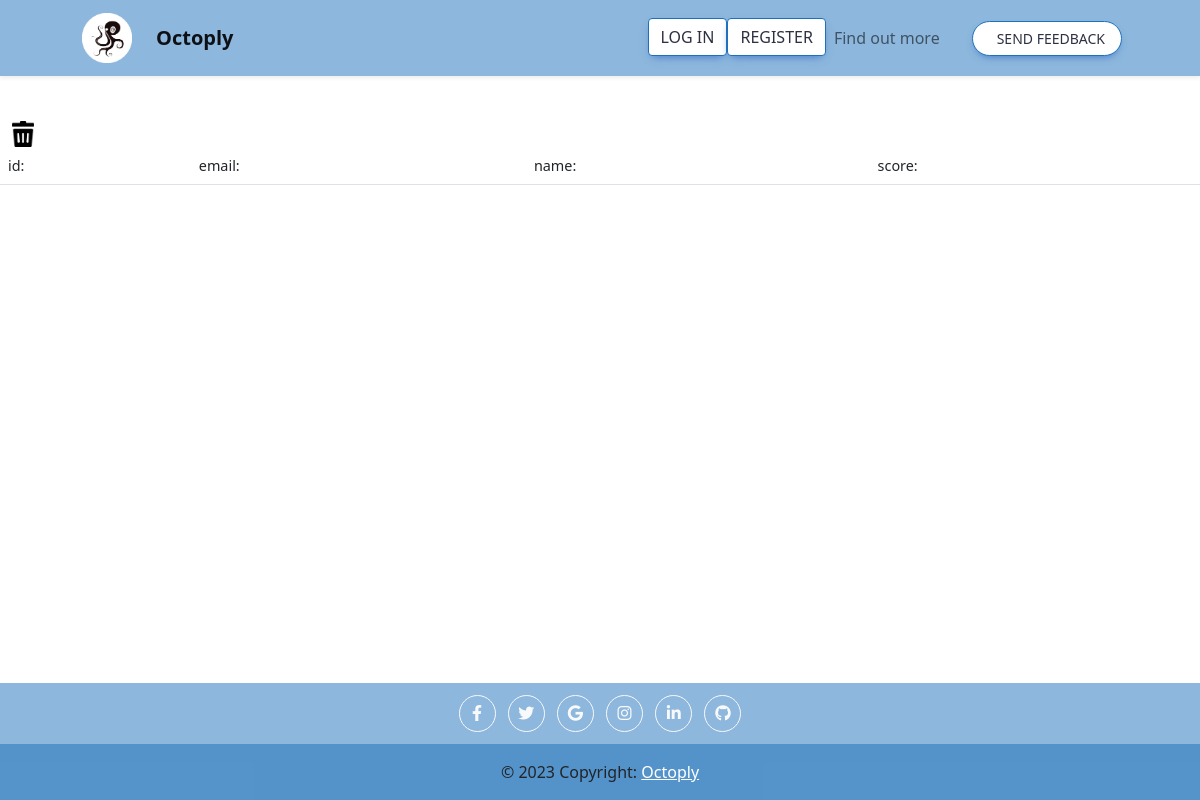
/test_result_details/21/, run on an earlier commit of the app's database.
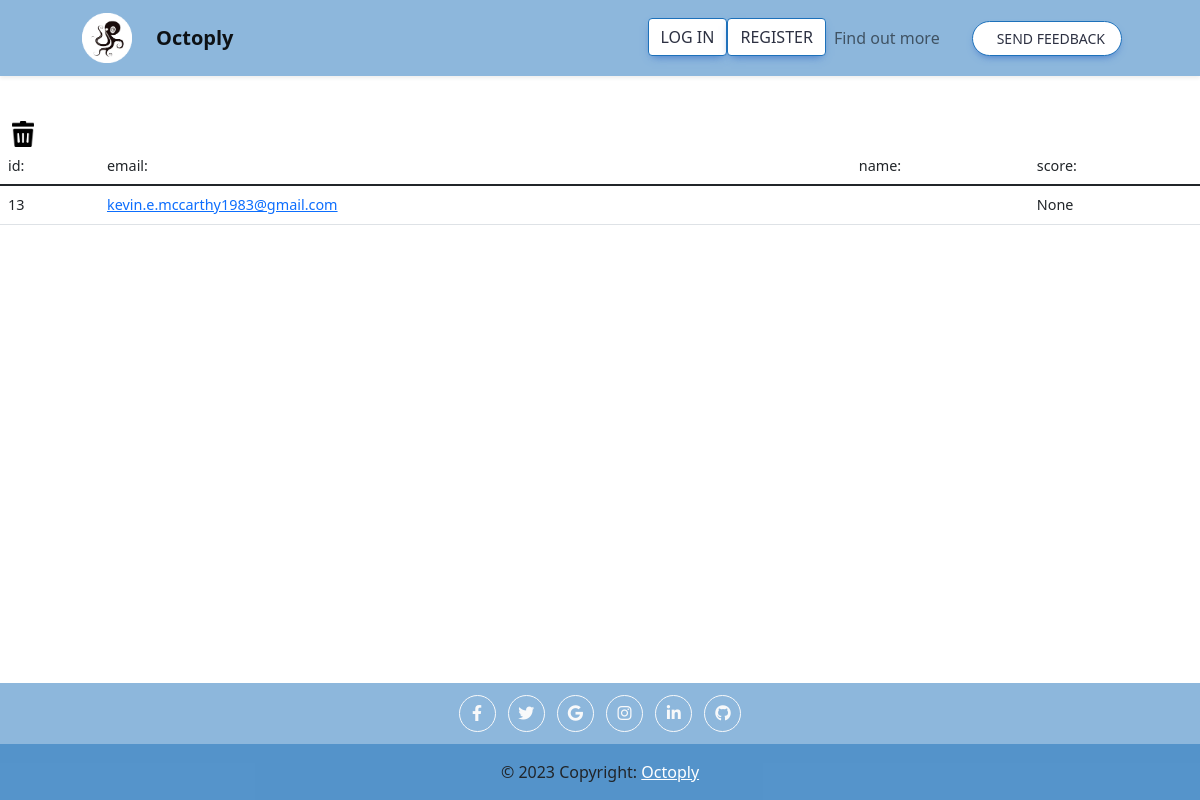
And on a later commit of the database.
### app.py (models this page shows, shortened)
class TestResult(db.Model):
    id = db.Column(db.Integer, primary_key=True)
    test_id = db.Column(db.Integer, db.ForeignKey('test.id'))
    taker = db.Column(db.Integer, db.ForeignKey('user.id'))
    creator = db.Column(db.Integer, db.ForeignKey('user.id'))
    due_date = db.Column(db.DateTime)
    start_time = db.Column(db.DateTime)
    end_time = db.Column(db.DateTime)
    points = db.Column(db.Integer)
    correct = db.Column(db.Integer)
    blank = db.Column(db.Integer)

class User(db.Model, UserMixin):
    id = db.Column(db.Integer, primary_key=True)
    username = db.Column(db.String(20), nullable=True, unique=True)
    password = db.Column(db.String(80), nullable=True)
    email = db.Column(db.String(255), nullable=False)
    email_confirmed_at = db.Column(db.DateTime())
    first_name = db.Column(db.String(50), nullable=True)
    last_name = db.Column(db.String(50), nullable=True)
    decks = db.relationship("Deck", backref=db.backref("user", lazy="joined"), lazy="select")
    external_id = db.Column(db.String(255), nullable=True)
    external_type = db.Column(db.String(255), nullable=True)
    time_created = db.Column(db.DateTime, default=datetime.utcnow)
    time_accessed= db.Column(db.DateTime, default=datetime.utcnow, onupdate=datetime.utcnow)
    test= db.relationship('Test', secondary=distribution, backref ="taker")
    account_type = db.Column(db.String(255), nullable=True, default="free")
    account_status = db.Column(db.String(255), nullable=True, default="active")
    account_expiration = db.Column(db.DateTime, nullable=True)
    account_expiration_reason = db.Column(db.String(255), nullable=True)
    gender = db.Column(db.String(255), nullable=True)
    pic = db.Column(db.String(255), nullable=True)
    contacted_email = db.Column(db.Boolean, default=False)
    dob = db.Column(db.DateTime, nullable=True)
    timezone = db.Column(db.String(64))

### app.py (the view)
@app.route("/test_result_details/<int:test_id>/", methods=["GET", "POST"])
def test_result_details(test_id):
    results = TestResult.query.filter_by(test_id = test_id).all()
    test = Test.query.filter_by(id = test_id).first()
    taker_ids = [result.taker for result in results]
    takers = User.query.filter(User.id.in_(taker_ids)).all()
    print(takers)
    return render_template('test_result_details.html', results = results, test = test, takers = takers)

### app.py (called while the page is built)
@app.after_request
def after_request(response):
    response.headers["Cache-Control"] = "no-cache, no-store, must-revalidate"
    response.headers["Expires"] = 0
    response.headers["Pragma"] = "no-cache"
    response.headers["Referrer-Policy"] = "no-referrer-when-downgrade"
    return response

### templates/test_result_details.html (shortened to what this page needs)
{% extends "layout.html" %}
{% block main_0 %}
<a href="#" class="mx-2"
onclick="if (confirm('Are you sure you want to delete this test?')) { window.location.href = '/delete_test/{{test.id}}'; }">
<img src="\static\delete-icon.png" alt="Delete"
    style="max-width:30px;max-height:30px;" class="px-1"
    title="Delete test">
</a>
<table class="table">
    <thead>
      <tr>
        <th scope="col">id:</th>
        <th scope="col">email:</th>
        <th scope="col">name:</th>
        <th scope="col">score:</th>
      </tr>
      </thead>
      <tbody>
   {% for result in results %}
        <tr>
          <th>{{ result.id }}</th>
          {% for taker in takers %}
          {% if taker.id == result.taker %}
          <td><a href="/test_answers/{{test.id}}/{{taker.id}}/">{{ taker.email }}</a></td>
          <td>{{ taker.name }}</td>
            {% endif %}
            {% endfor %}
          <td>{{ result.points}}  </td>
        </tr>
{% endfor %}
        </tbody>
</table>
{% endblock %}

### templates/layout.html (shortened to what this page needs)
<!DOCTYPE html>
<html lang="en">
<head>
    <link href="..\static\style.css" rel="stylesheet" />
</head>
<body>
    <link href="https://cdnjs.cloudflare.com/ajax/libs/font-awesome/6.0.0/css/all.min.css" rel="stylesheet" />
    <link href="https://cdnjs.cloudflare.com/ajax/libs/mdb-ui-kit/6.1.0/mdb.min.css" rel="stylesheet" />
    <nav class="navbar navbar-expand-lg navbar-light fixed-top shadow-sm" style="background-color: rgba(29, 113, 186, 0.5);">
        <div class="container px-5">
            <a class="navbar-brand pl-2" href="/">
                <img src="\static\logo1_small.png" width="50" height="50" alt="logo">
            </a>
            <a class="navbar-brand fw-bold" href="#page-top">Octoply</a>
            <div class="collapse navbar-collapse" id="navbarResponsive">
                <ul class="navbar-nav ms-auto me-4 my-3 my-lg-0">
                    {% if current_user.is_authenticated %}
                    <li class="nav-item active">
                        <a class="nav-link" href="/study_deck_all">Study <span class="sr-only">(current)</span></a>
                    </li>
                    <li class="nav-item">
                        <a class="nav-link" href="/extract">Create</a>
                    </li>
                    <li class="nav-item">
                        <a class="nav-link" href="/viewdecks">Decks</a>
                    </li>
                    <li class="nav-item dropdown">
                        <a class="nav-link dropdown-toggle" href="#" id="navbarDropdown" role="button"
                            data-bs-toggle="dropdown" aria-haspopup="true" aria-expanded="false">
                            Account
                        </a>
                        <div class="dropdown-menu" aria-labelledby="navbarDropdown">
                            <a class="dropdown-item" href="/account">Account info</a>
                            <a class="dropdown-item" href="#">Upgrade</a>
                            <div class="dropdown-divider"></div>
                            <a class="dropdown-item" href="/logout">Sign out</a>
                        </div>
                    </li>
                    {% else %}
                    <li class="nav-item active">
                        <button type="button" class="btn btn-primary" data-bs-toggle="modal"
                            data-bs-target="#loginModal">
                            Log in
                        </button>
                    </li>
                    <li class="nav-item">
                        <button type="button" class="btn btn-primary" data-bs-toggle="modal"
                            data-bs-target="#registerModal">
                            Register
                        </button>
                    </li>
                    <li class="nav-item">
                        <a class="nav-link" href="/about">Find out more</a>
                    </li>
                    {% endif %}
                </ul>
                <button class="btn btn-primary rounded-pill px-3 mb-2 mb-lg-0" data-bs-toggle="modal"
                    data-bs-target="#feedbackModal">
                    <span class="d-flex align-items-center">
                        <span class="small">Send Feedback</span>
                    </span>
                </button>
            </div>
        </div>
    </nav>
    <main>
        <br>
        <br>
        <br>
        <br>
        <br>
        {% block main_0 %}
        {% endblock %}
    </main>
    <footer class="text-center site-footer pt-2" style="background-color: rgba(29, 113, 186, 0.5);">
        <a class="btn btn-outline-light btn-floating m-1" href="#!" role="button"><i class="fab fa-facebook-f"></i></a>
        <a class="btn btn-outline-light btn-floating m-1" href="#!" role="button"><i class="fab fa-twitter"></i></a>
        <a class="btn btn-outline-light btn-floating m-1" href="#!" role="button"><i class="fab fa-google"></i></a>
        <a class="btn btn-outline-light btn-floating m-1" href="#!" role="button"><i class="fab fa-instagram"></i></a>
        <a class="btn btn-outline-light btn-floating m-1" href="#!" role="button"><i class="fab fa-linkedin-in"></i></a>
        <a class="btn btn-outline-light btn-floating m-1" href="#!" role="button"><i class="fab fa-github"></i></a>
        <div class="text-center p-3 mt-2" style="background-color: rgba(29, 113, 186, 0.5);">
            © 2023 Copyright:
            <a class="text-white" href="https://mdbootstrap.com/">Octoply</a>
        </div>
    </footer>
    <link href="https://cdn.jsdelivr.net/npm/bootstrap@5.1.3/dist/css/bootstrap.min.css"
 rel="stylesheet" />
</body>
</html>

### static/style.css (style rules this page uses)
footer { background-size: cover; }
body { background-color: white !important; background-size: cover; }
.btn-primary { background-color: white !important; color: #2D3142 !important; border-color: #1D71BA !important; }
body { display: flex; min-height: 100vh; flex-direction: column; }
.site-footer { margin-top: auto; }
main { flex-grow: 1; }
footer { background-color: white; }
.navbar-brand { margin-left: 4px !important; }
a:has(img) { text-decoration: none; }

What changed in the data, as far as the page shows it:
added TestResult: id "13", points "None"
now on this page (row unchanged): User: email "kevin.e.mccarthy1983@gmail.com"
